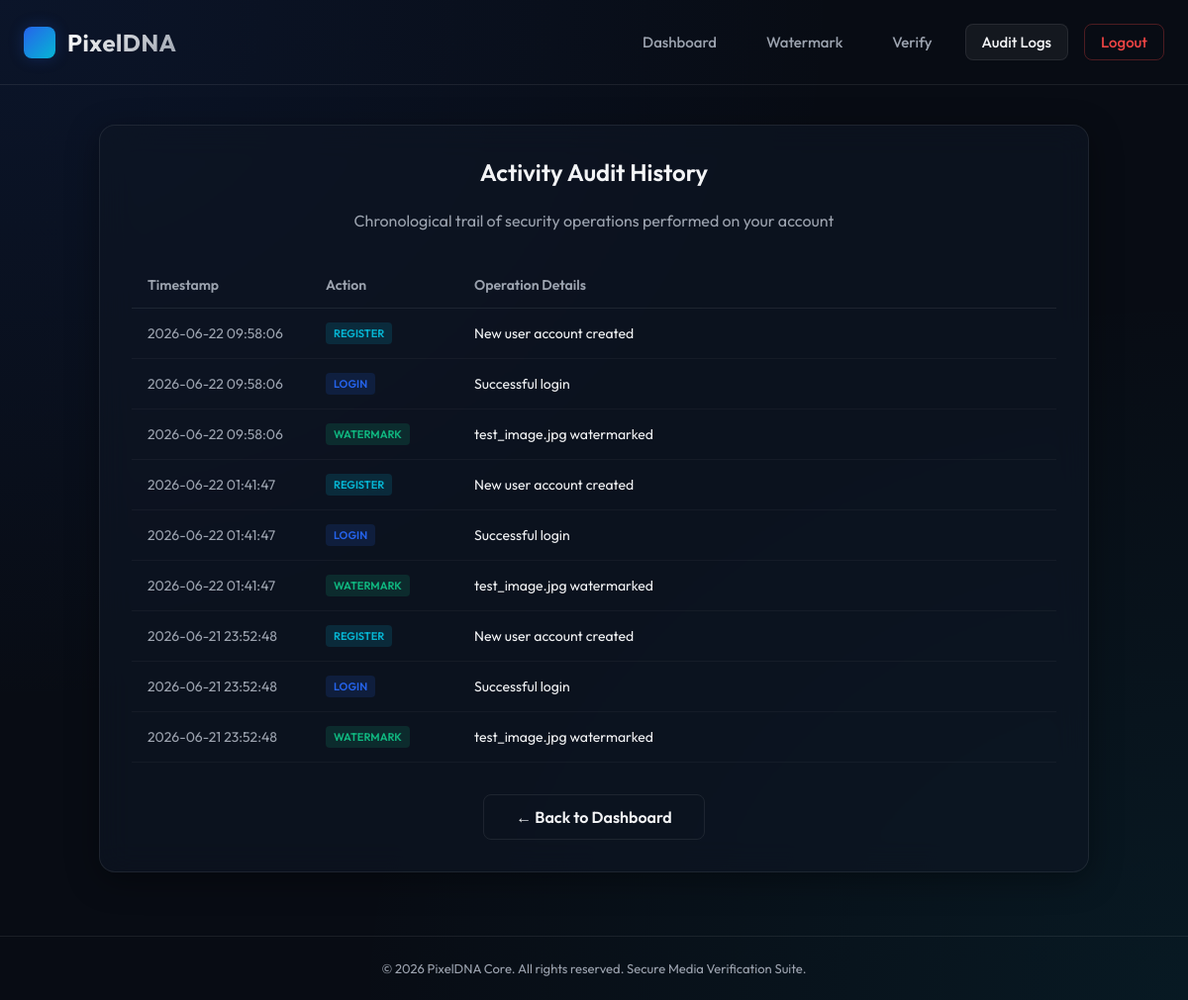
The app's page /audit (signed in) with its own data.
### tables this page shows
CREATE TABLE audit_log (
            id INTEGER PRIMARY KEY AUTOINCREMENT,
            username TEXT NOT NULL,
            action TEXT NOT NULL,
            details TEXT,
            timestamp TEXT NOT NULL
        );

### app.py (the view)
@app.route("/audit")
@login_required
def audit():
    logs = get_audit_log(current_user.username)
    logs = sorted(logs, key=lambda x: x[4], reverse=True)
    return render_template("audit.html", logs=logs)

### app.py (called while the page is built)
@login_manager.user_loader
def load_user(user_id):
    conn = sqlite3.connect("database.db")
    cursor = conn.cursor()
    cursor.execute("SELECT id, username, password_hash FROM users WHERE id = ?", (user_id,))
    row = cursor.fetchone()
    conn.close()
    if row:
        return User(row[0], row[1], row[2])
    return None

### audit.py (called while the page is built)
def get_audit_log(username=None):
    conn = sqlite3.connect(DB_PATH)
    cursor = conn.cursor()
    if username:
        cursor.execute("SELECT * FROM audit_log WHERE username = ?", (username,))
    else:
        cursor.execute("SELECT * FROM audit_log")
    rows = cursor.fetchall()
    conn.close()
    return rows

### templates/audit.html (shortened to what this page needs)
<!DOCTYPE html>
<html lang="en">
<head>
    <link rel="stylesheet" href="{{ url_for('static', filename='style.css') }}">
</head>
<body>
    <header>
        <div class="logo-container">
            <div class="logo-icon"></div>
            <div class="logo-text">PixelDNA</div>
        </div>
        <nav>
            <a href="{{ url_for('dashboard') }}">Dashboard</a>
            <a href="{{ url_for('upload') }}">Watermark</a>
            <a href="{{ url_for('verify') }}">Verify</a>
            <a href="{{ url_for('audit') }}" class="active">Audit Logs</a>
            <a href="{{ url_for('logout') }}" class="nav-btn" style="border: 1px solid rgba(239, 68, 68, 0.3); color: var(--danger);">Logout</a>
        </nav>
    </header>
    <div class="main-container">
        <div class="glass-card wide">
            <h2>Activity Audit History</h2>
            <p class="subtitle" style="margin-bottom: 32px;">Chronological trail of security operations performed on your account</p>
            {% if logs %}
            <div class="table-container">
                <table>
                    <thead>
                        <tr>
                            <th>Timestamp</th>
                            <th>Action</th>
                            <th>Operation Details</th>
                        </tr>
                    </thead>
                    <tbody>
                        {% for log in logs %}
                        <tr>
                            <td style="color: var(--text-secondary); width: 180px;">{{ log[4] }}</td>
                            <td style="width: 150px;">
                                {% set action_lower = log[2]|lower %}
                                {% if 'register' in action_lower %}
                                    <span class="badge register">Register</span>
                                {% elif 'login' in action_lower %}
                                    <span class="badge login">Login</span>
                                {% elif 'logout' in action_lower %}
                                    <span class="badge logout">Logout</span>
                                {% elif 'watermark' in action_lower %}
                                    <span class="badge watermark">Watermark</span>
                                {% elif 'verify' in action_lower %}
                                    <span class="badge verify">Verify</span>
                                {% else %}
                                    <span class="badge" style="background-color: rgba(255,255,255,0.08);">{{ log[2] }}</span>
                                {% endif %}
                            </td>
                            <td style="word-break: break-all;">{{ log[3] }}</td>
                        </tr>
                        {% endfor %}
                    </tbody>
                </table>
            </div>
            {% else %}
            <div style="text-align: center; padding: 40px 20px; color: var(--text-secondary);">
                <p>No activity logs found for your account yet.</p>
                <p style="font-size: 13px; margin-top: 8px;">Logs will appear here once you embed watermarks or run verification tests.</p>
            </div>
            {% endif %}
            <div style="text-align: center; margin-top: 32px;">
                <a href="{{ url_for('dashboard') }}" class="btn btn-secondary" style="width: auto; padding: 12px 32px;">&larr; Back to Dashboard</a>
            </div>
        </div>
    </div>
    <footer>
        &copy; 2026 PixelDNA Core. All rights reserved. Secure Media Verification Suite.
    </footer>
</body>
</html>

### static/style.css (style rules this page uses)
:root { --bg-color: #080c14; --card-bg: rgba(15, 22, 36, 0.65); --border-color: rgba(255, 255, 255, 0.08); --text-primary: #f3f4f6; --text-secondary: #9ca3af; --accent-blue: #2563eb; --accent-cyan: #06b6d4; --accent-glow: rgba(37, 99, 235, 0.25); --success: #10b981; --danger: #ef4444; --warning: #f59e0b; }
* { box-sizing: border-box; margin: 0; padding: 0; font-family: 'Outfit', sans-serif; }
body { background-color: var(--bg-color); background-image: radial-gradient(at 0% 0%, rgba(37, 99, 235, 0.1) 0px, transparent 50%), radial-gradient(at 100% 100%, rgba(6, 182, 212, 0.08) 0px, transparent 50%); background-attachment: fixed; color: var(--text-primary); min-height: 100vh; display: flex; flex-direction: column; align-items: center; justify-content: flex-start; }
header { width: 100%; max-width: 1200px; padding: 24px; display: flex; justify-content: space-between; align-items: center; border-bottom: 1px solid var(--border-color); }
.logo-container { display: flex; align-items: center; gap: 12px; }
.logo-icon { width: 32px; height: 32px; background: linear-gradient(135deg, var(--accent-blue), var(--accent-cyan)); border-radius: 8px; box-shadow: 0 0 15px var(--accent-glow); }
.logo-text { font-size: 24px; font-weight: 700; background: linear-gradient(135deg, #ffffff, #9ca3af); -webkit-background-clip: text; -webkit-text-fill-color: transparent; letter-spacing: 0.5px; }
nav { display: flex; gap: 16px; }
nav a, .nav-btn { text-decoration: none; color: var(--text-secondary); font-size: 15px; font-weight: 500; padding: 8px 16px; border-radius: 8px; transition: all 0.3s ease; border: 1px solid transparent; }
nav a:hover, nav a.active { color: var(--text-primary); background-color: rgba(255, 255, 255, 0.05); border-color: var(--border-color); }
.main-container { width: 100%; max-width: 1200px; padding: 40px 24px; flex-grow: 1; display: flex; flex-direction: column; align-items: center; }
.glass-card { background: var(--card-bg); backdrop-filter: blur(16px); -webkit-backdrop-filter: blur(16px); border: 1px solid var(--border-color); border-radius: 16px; padding: 32px; width: 100%; max-width: 550px; box-shadow: 0 8px 32px 0 rgba(0, 0, 0, 0.37); margin-bottom: 24px; transition: transform 0.3s ease, box-shadow 0.3s ease; }
.glass-card.wide { max-width: 1000px; }
h2 { font-size: 24px; font-weight: 600; margin-bottom: 24px; text-align: center; color: var(--text-primary); }
p.subtitle { color: var(--text-secondary); text-align: center; margin-bottom: 40px; font-size: 16px; }
.btn { display: inline-block; width: 100%; padding: 12px 24px; background: linear-gradient(135deg, var(--accent-blue), var(--accent-cyan)); color: #ffffff; border: none; border-radius: 8px; font-size: 16px; font-weight: 600; cursor: pointer; transition: all 0.3s ease; text-align: center; text-decoration: none; box-shadow: 0 4px 15px rgba(37, 99, 235, 0.2); }
.btn-secondary { background: transparent; border: 1px solid var(--border-color); box-shadow: none; color: var(--text-primary); }
.table-container { overflow-x: auto; width: 100%; margin-top: 16px; }
table { width: 100%; border-collapse: collapse; text-align: left; }
th { padding: 14px 16px; font-size: 14px; font-weight: 600; color: var(--text-secondary); border-bottom: 1px solid var(--border-color); }
td { padding: 14px 16px; font-size: 14px; color: var(--text-primary); border-bottom: 1px solid rgba(255, 255, 255, 0.04); }
.badge { display: inline-block; padding: 4px 8px; border-radius: 4px; font-size: 11px; font-weight: 600; text-transform: uppercase; }
.badge.login { background-color: rgba(37, 99, 235, 0.15); color: var(--accent-blue); }
.badge.register { background-color: rgba(6, 182, 212, 0.15); color: var(--accent-cyan); }
.badge.watermark { background-color: rgba(16, 185, 129, 0.15); color: var(--success); }
footer { width: 100%; max-width: 1200px; padding: 24px; text-align: center; font-size: 13px; color: var(--text-secondary); border-top: 1px solid var(--border-color); margin-top: auto; }

### records on screen
audit_log: timestamp "2026-06-22 09:58:06", shows "REGISTER", details "New user account created"
audit_log: timestamp "2026-06-22 09:58:06", shows "LOGIN", details "Successful login"
audit_log: timestamp "2026-06-22 09:58:06", shows "WATERMARK", details "test_image.jpg watermarked"
audit_log: timestamp "2026-06-22 01:41:47", shows "REGISTER", details "New user account created"
audit_log: timestamp "2026-06-22 01:41:47", shows "LOGIN", details "Successful login"
audit_log: timestamp "2026-06-22 01:41:47", shows "WATERMARK", details "test_image.jpg watermarked"
audit_log: timestamp "2026-06-21 23:52:48", shows "REGISTER", details "New user account created"
audit_log: timestamp "2026-06-21 23:52:48", shows "LOGIN", details "Successful login"
audit_log: timestamp "2026-06-21 23:52:48", shows "WATERMARK", details "test_image.jpg watermarked"
